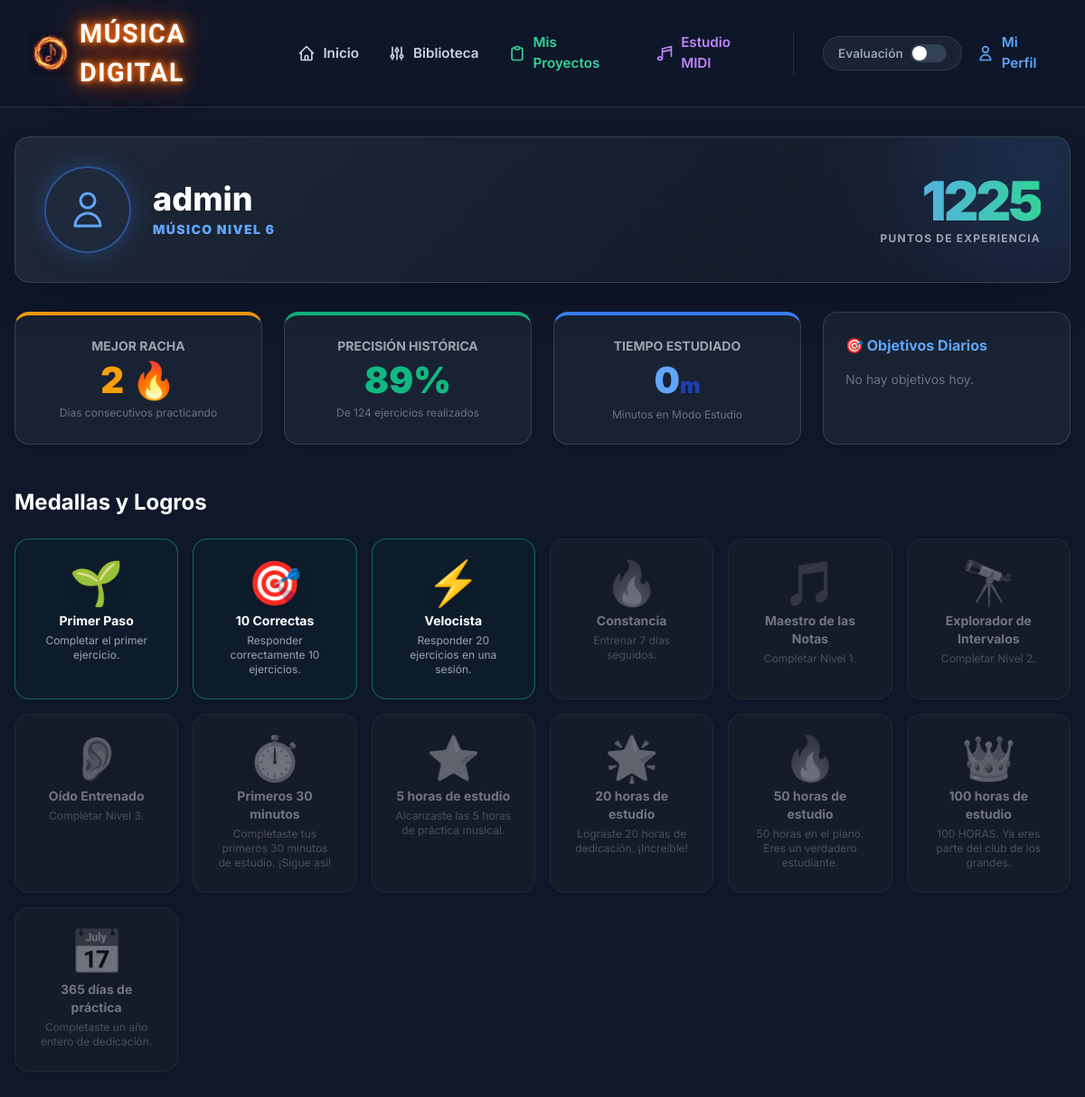
The app's page /perfil/ (signed in) with its own data.
### trainer/models.py (models this page shows, shortened)
class UserProfile(models.Model):
    user = models.OneToOneField(User, on_delete=models.CASCADE, related_name='profile')
    total_xp = models.IntegerField(default=0)
    user_level = models.IntegerField(default=1)
    current_daily_streak = models.IntegerField(default=0)
    max_daily_streak = models.IntegerField(default=0)
    last_active_date = models.DateField(null=True, blank=True)
    max_study_time_day = models.IntegerField(default=0)
    max_sessions_day = models.IntegerField(default=0)

class Achievement(models.Model):
    slug = models.SlugField(unique=True)
    name = models.CharField(max_length=100)
    description = models.TextField()
    icon = models.CharField(max_length=50, default="🏆")

### trainer/views.py (the view)
# urls.py: path('perfil/', views.perfil, name='perfil'),
@login_required
def perfil(request):
    profile, _ = UserProfile.objects.get_or_create(user=request.user)
    achievements = Achievement.objects.all()
    unlocked_slugs = UserAchievement.objects.filter(user=request.user).values_list('achievement__slug', flat=True)
    all_achievements = []
    for a in achievements:
        all_achievements.append({
            'obj': a,
            'unlocked': a.slug in unlocked_slugs
        })
    scores = Score.objects.filter(user=request.user)
    total_ans = sum(s.total_answers for s in scores)
    total_corr = sum(s.correct_answers for s in scores)
    global_acc = round((total_corr / total_ans) * 100) if total_ans > 0 else 0
    study_sessions = StudySession.objects.filter(user=request.user)
    total_study_seconds = sum(s.duration_seconds for s in study_sessions)
    total_study_minutes = total_study_seconds // 60
    today = timezone.now().date()
    today_goals = UserDailyGoal.objects.filter(user=request.user, date=today)
    context = {
        'profile': profile,
        'achievements': all_achievements,
        'global_acc': global_acc,
        'total_answers': total_ans,
        'total_study_minutes': total_study_minutes,
        'today_goals': today_goals,
    }
    return render(request, 'trainer/perfil.html', context)

### templates/trainer/perfil.html (shortened to what this page needs)
{% extends 'base.html' %}
{% block content %}
<div class="container mx-auto px-4 py-8 max-w-7xl">
    <div class="flex items-center gap-6 mb-8 relative overflow-hidden p-8 rounded-2xl border border-gray-700 shadow-2xl" style="background: linear-gradient(135deg, rgba(31, 41, 55, 0.95) 0%, rgba(17, 24, 39, 0.98) 100%);">
        <div class="absolute -top-24 -right-24 w-64 h-64 bg-blue-500 rounded-full mix-blend-screen filter blur-[80px] opacity-20"></div>
        <div class="w-24 h-24 rounded-full bg-slate-800 flex items-center justify-center border-2 border-blue-500/50 shadow-[0_0_30px_rgba(59,130,246,0.3)] z-10">
            <svg class="w-12 h-12 text-blue-400" fill="none" stroke="currentColor" viewBox="0 0 24 24" xmlns="http://www.w3.org/2000/svg"><path stroke-linecap="round" stroke-linejoin="round" stroke-width="1.5" d="M16 7a4 4 0 11-8 0 4 4 0 018 0zM12 14a7 7 0 00-7 7h14a7 7 0 00-7-7z"></path></svg>
        </div>
        <div class="z-10">
            <h1 class="text-4xl font-extrabold text-white mb-1 drop-shadow-md">{{ user.username }}</h1>
            <div class="text-blue-400 font-black tracking-widest text-sm uppercase drop-shadow">Músico Nivel {{ profile.user_level }}</div>
        </div>
        <div class="ml-auto text-right z-10">
            <div class="text-6xl font-black text-transparent bg-clip-text bg-gradient-to-r from-blue-400 to-emerald-400" style="letter-spacing: -0.05em;">{{ profile.total_xp }}</div>
            <div class="text-gray-400 font-bold text-xs tracking-widest mt-1">PUNTOS DE EXPERIENCIA</div>
        </div>
    </div>
    <div class="space-y-12">
        <div class="grid grid-cols-1 md:grid-cols-2 lg:grid-cols-4 gap-6">
            <div class="perfil-card text-center border-t-4 border-t-amber-500">
                <div class="text-sm text-gray-400 font-bold uppercase mb-2">Mejor Racha</div>
                <div class="stat-value text-amber-500">{{ profile.max_daily_streak }} 🔥</div>
                <div class="text-xs text-gray-500 mt-2">Días consecutivos practicando</div>
            </div>
            <div class="perfil-card text-center border-t-4 border-t-emerald-500">
                <div class="text-sm text-gray-400 font-bold uppercase mb-2">Precisión Histórica</div>
                <div class="stat-value text-emerald-500">{{ global_acc }}%</div>
                <div class="text-xs text-gray-500 mt-2">De {{ total_answers }} ejercicios realizados</div>
            </div>
            <div class="perfil-card text-center border-t-4 border-t-blue-500">
                <div class="text-sm text-gray-400 font-bold uppercase mb-2">Tiempo Estudiado</div>
                <div class="stat-value text-blue-400">{{ total_study_minutes }}<span class="text-2xl text-blue-800">m</span></div>
                <div class="text-xs text-gray-500 mt-2">Minutos en Modo Estudio</div>
            </div>
            <div class="perfil-card">
                <h3 class="text-blue-400 font-bold mb-4 flex items-center gap-2">🎯 Objetivos Diarios</h3>
                <div class="flex flex-col gap-4">
                    {% for ug in today_goals %}
                        <div>
                            <div class="flex justify-between mb-1">
                                <span class="text-white font-bold text-sm">{{ ug.goal.title }}</span>
                                <span class="text-{% if ug.is_completed %}emerald{% else %}gray{% endif %}-400 font-bold text-sm">
                                    {{ ug.current_value }} / {{ ug.goal.target_value }}
                                </span>
                            </div>
                            <div class="w-full bg-gray-700 h-2 rounded-full overflow-hidden">
                                {% widthratio ug.current_value ug.goal.target_value 100 as progress_percent %}
                                {% if ug.is_completed %}
                                <div class="h-full bg-emerald-500" style="width: {{ progress_percent }}%;"></div>
                                {% else %}
                                <div class="h-full bg-blue-500" style="width: {{ progress_percent }}%;"></div>
                                {% endif %}
                            </div>
                        </div>
                    {% empty %}
                        <p class="text-gray-500 text-sm">No hay objetivos hoy.</p>
                    {% endfor %}
                </div>
            </div>
        </div>
        <div>
            <h2 class="text-2xl font-bold text-white mb-6">Medallas y Logros</h2>
            <div class="grid grid-cols-2 sm:grid-cols-4 lg:grid-cols-6 gap-4">
                {% for a in achievements %}
                <div class="perfil-card text-center {% if not a.unlocked %}opacity-40 grayscale{% else %}border-emerald-500/50 bg-emerald-900/10{% endif %}">
                    <div class="text-5xl mb-2 drop-shadow-lg">{{ a.obj.icon }}</div>
                    <h3 class="font-bold text-white text-sm mb-1">{{ a.obj.name }}</h3>
                    <p class="text-xs text-gray-400">{{ a.obj.description }}</p>
                </div>
                {% endfor %}
            </div>
        </div>
    </div>
</div>
{% endblock %}

### templates/base.html (style rules this page uses)
:root { --primary: #3b82f6; --primary-hover: #2563eb; --bg: #0f172a; --surface: #1e293b; --text: #f8fafc; --text-secondary: #94a3b8; --success: #10b981; --danger: #ef4444; --border: #334155; }
body { font-family: 'Inter', sans-serif; background-color: var(--bg); color: var(--text); line-height: 1.5; min-height: 100vh; display: flex; flex-direction: column; }

### templates/trainer/perfil.html (style rules this page uses)
.perfil-card { background: rgba(31, 41, 55, 0.7); border: 1px solid rgba(75, 85, 99, 0.6); border-radius: 1rem; padding: 1.5rem; box-shadow: 0 4px 6px -1px rgba(0, 0, 0, 0.05); }
.stat-value { font-size: 2.5rem; font-weight: 900; line-height: 1; }

### records on screen
UserProfile: user_level "6", max_daily_streak "2"
Achievement: obj.icon "🌱", obj.name "Primer Paso", obj.description "Completar el primer ejercicio."
Achievement: obj.icon "🎯", obj.name "10 Correctas", obj.description "Responder correctamente 10 ejercicios."
Achievement: obj.icon "⚡", obj.name "Velocista", obj.description "Responder 20 ejercicios en una sesión."
Achievement: obj.icon "🔥", obj.name "Constancia", obj.description "Entrenar 7 días seguidos."
Achievement: obj.icon "🎵", obj.name "Maestro de las Notas", obj.description "Completar Nivel 1."
Achievement: obj.icon "🔭", obj.name "Explorador de Intervalos", obj.description "Completar Nivel 2."
Achievement: obj.icon "👂", obj.name "Oído Entrenado", obj.description "Completar Nivel 3."
Achievement: obj.icon "⏱️", obj.name "Primeros 30 minutos", obj.description "Completaste tus primeros 30 minutos de estudio. ¡Sigue así!"
Achievement: obj.icon "⭐", obj.name "5 horas de estudio", obj.description "Alcanzaste las 5 horas de práctica musical."
Achievement: obj.icon "🌟", obj.name "20 horas de estudio", obj.description "Lograste 20 horas de dedicación. ¡Increíble!"
Achievement: obj.icon "🔥", obj.name "50 horas de estudio", obj.description "50 horas en el piano. Eres un verdadero estudiante."
Achievement: obj.icon "👑", obj.name "100 horas de estudio", obj.description "100 HORAS. Ya eres parte del club de los grandes."
Achievement: obj.icon "📅", obj.name "365 días de práctica", obj.description "Completaste un año entero de dedicación."

### other values on screen
{{ user.username }} "admin"
{{ global_acc }} "89"
{{ total_answers }} "124"
{{ total_study_minutes }} "0"
